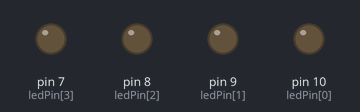
The sketch below on a simulated Arduino Uno, built with avr-gcc and run on an emulated ATmega328P. Parts: output pins drawn as LEDs (lit = HIGH).

Above: at 0.12 s.
At 0.62 s:
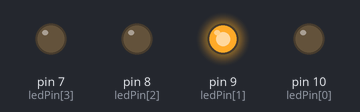
At 1.12 s:
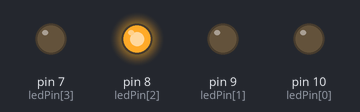
At 2.12 s:
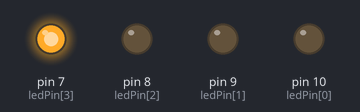
At 4.1 s:
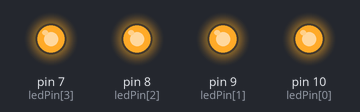
At 6.3 s:
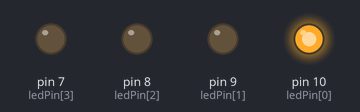
Timing chart, 0 to 8.6 s (numbered marks = the images above):
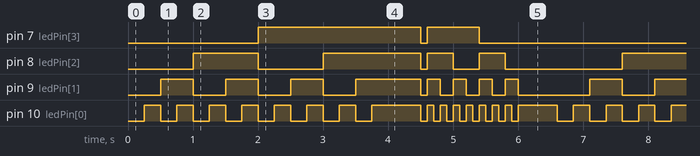

Measured:
- by itself, pin 7 (ledPin[3]): repeats every 6.6 s: LOW 0.10 s, HIGH 0.80 s, LOW 3.2 s, HIGH 2.5 s
- by itself, pin 8 (ledPin[2]): repeats every 6.6 s: LOW 1.0 s, HIGH 1.5 s, LOW 0.10 s, HIGH 0.40 s, LOW 0.40 s, HIGH 0.40 s, LOW 1.8 s, HIGH 1.0 s
- by itself, pin 10 (ledPin[0]): repeats every 6.6 s: HIGH 0.75 s, 7 × (LOW 0.10 s, HIGH 0.10 s), LOW 0.10 s, HIGH 0.60 s, 7 × (LOW 0.25 s, HIGH 0.25 s), LOW 0.25 s
- by itself, pin 9 (ledPin[1]): repeats every 6.6 s: 2 × (LOW 0.50 s, HIGH 0.50 s), LOW 0.50 s, HIGH 1.0 s, LOW 0.10 s, 3 × (HIGH 0.20 s, LOW 0.20 s), HIGH 0.20 s, LOW 1.1 s, HIGH 0.50 s

The sketch:

Binary_Counter.ino
```cpp
// 4 LED Binary Counter
int ledPin[] = {10, 9, 8, 7};
void setup(){
  for (int i=0;i<4; i++){
    pinMode(ledPin[i], OUTPUT);
  }
}
void loop(){
  for (int counter=0;counter<16;counter++){
    displayBinary(counter);
    delay(250);
  }
  delay(500);
  for (int countDown=16;countDown>0;countDown--)
  {
    displayBinary(countDown);
    delay(100);
  }
  delay(500);
}
void displayBinary(byte numToShow){
  for (int i=0; i<4; i++){
    if (bitRead(numToShow, i)==1){
      digitalWrite(ledPin[i], HIGH);
    } else{
      digitalWrite(ledPin[i], LOW);
    }
  }
}
```
